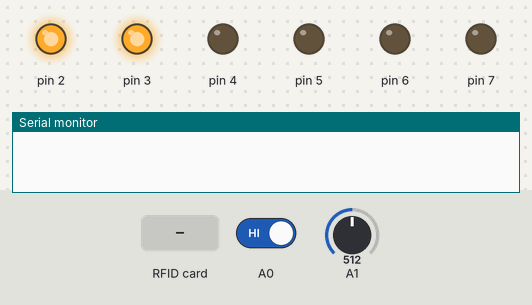
This sketch was run on a simulated Arduino Uno, built with avr-gcc and run on an emulated ATmega328P. Shown: output pins drawn as LEDs (lit = HIGH), the last lines printed to the serial monitor. The test bench sets the inputs (shaded band); at power-on: A1 = 512, A0 HIGH. Pins used as bus, display or sensor lines are not drawn.

Above: at 1.2 s.
1.3 s: A1 set to 983
2.8 s: A1 set to 1012
At 4.0 s:
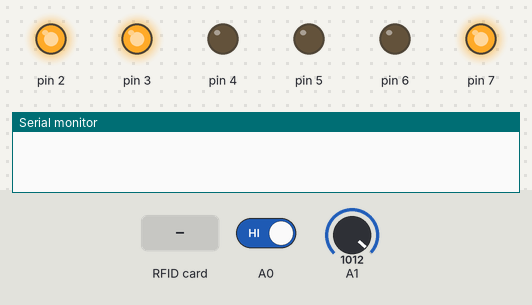
4.3 s: RFID card 5E 7A 19 C4 held to the reader
5.9 s: A0 driven LOW
At 7.1 s:
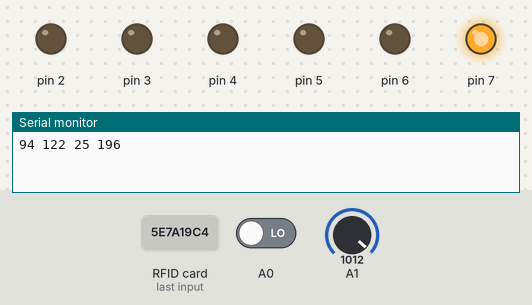
7.4 s: A1 set to 990
At 8.2 s:
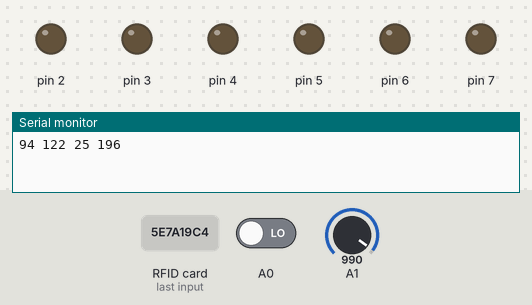
8.9 s: A1 set to 1010
At 9.7 s:
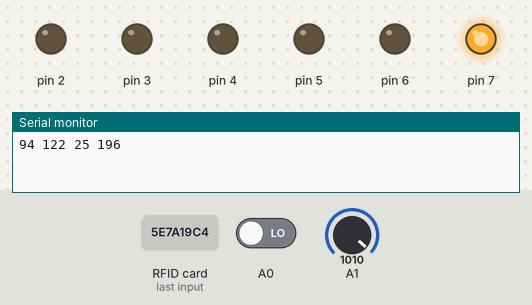
Timing chart, 0 to 11.4 s (numbered marks = the images above; inputs shaded):
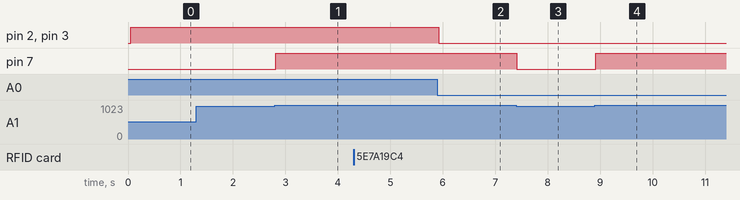

Measured:
- the behaviour switches between 1000 and 1001 on A1 (found by bisection; images 0 and 1)
- after the input at 1.3 s, every drawn part: stays the same
- after the input at 2.8 s, pin 7: LOW → HIGH at once
- after the input at 5.9 s, pin 2, pin 3: HIGH → LOW at once
- after the input at 7.4 s, pin 7: HIGH → LOW at once
- after the input at 8.9 s, pin 7: LOW → HIGH at once

The sketch:

City.ino
```cpp
#include <SPI.h>
#include <RFID.h>
#define SS_PIN 10
#define RST_PIN 9
RFID rfid(SS_PIN, RST_PIN);
String rfidCard;
int count = 0;
bool RFID_STATUS = false;
unsigned long pt = 0, ct, S;

void setup()
{
  Serial.begin(9600);
  pinMode(2, OUTPUT);
  pinMode(3, OUTPUT);
  pinMode(7, OUTPUT);
  pinMode(5, OUTPUT);
  pinMode(4, OUTPUT);
  pinMode(6, OUTPUT);

  SPI.begin();
  rfid.init();
}

void loop() {

  //LDR MODULE SENSOR CODE
  // Serial.println(digitalRead(A0));
  if (digitalRead(A0) == 0)
  {
    digitalWrite(2, LOW);
    digitalWrite(3, LOW);

  }
  else if (digitalRead(A0) == 1)
  {
    digitalWrite(2, HIGH);
    digitalWrite(3, HIGH);
  }

  //soil moisture code
  //  Serial.println(analogRead(A1));
  analogWrite(7, HIGH);
  if (analogRead(A1) <= 1000)
  {
    digitalWrite(7, LOW);
  }
  else
  {
    digitalWrite(7, HIGH);
  }

  //RFID

//    Serial.println(count);
    if (rfid.isCard()) {
      if (rfid.readCardSerial()) {
        rfidCard = String(rfid.serNum[0]) + " " + String(rfid.serNum[1]) + " " + String(rfid.serNum[2]) + " " + String(rfid.serNum[3]);
        Serial.println(rfidCard);
        if (rfidCard == "25 55 115 229")
        {
          noTone(A5);
          Serial.println(rfidCard);
          RFID_STATUS = true;
          count = 4;
          S = 0;
          digitalWrite(6,LOW);
          digitalWrite(4,HIGH);
          digitalWrite(5, HIGH);
          delay(1000);
          digitalWrite(5, LOW);
        }
      }
      rfid.halt();
    }


}
```
